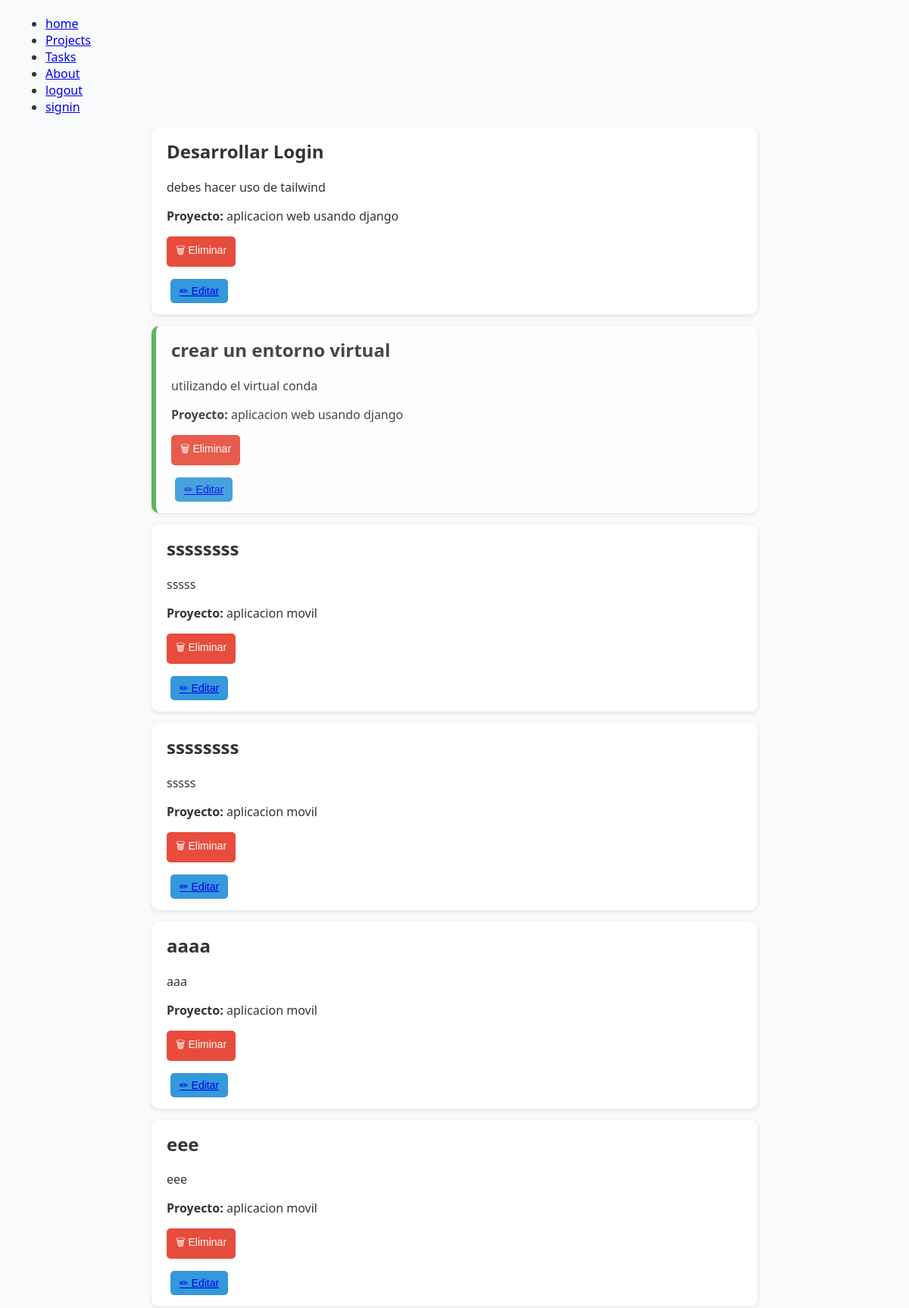
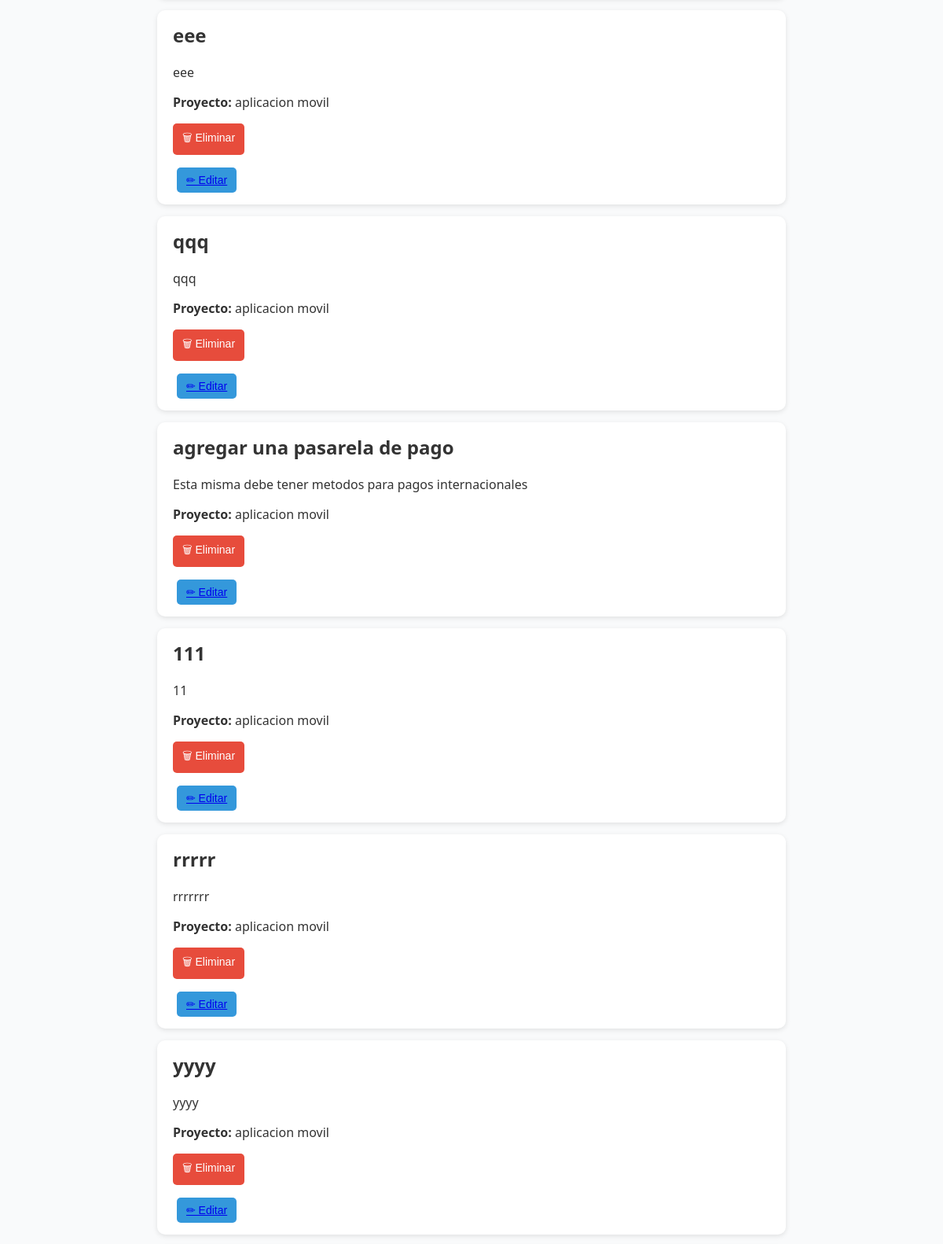
Page /tasks/ (signed in, upper part) on the committed database (2 pictures, top to bottom).
### myapp/models.py (models this page shows, shortened)
class Task(models.Model):
    title = models.CharField(max_length=200)
    description = models.TextField()
    project = models.ForeignKey(Project, on_delete=models.CASCADE)
    done = models.BooleanField(default=False)

class Project(models.Model):
    name = models.CharField(max_length=200)

### myapp/views.py (the view)
# urls.py: path('tasks/', views.tasks, name='tasks'),
def tasks(request):
    tasks = list(Task.objects.all())
    return render(request, "Task/task.html", {"tasks": tasks})

### myapp/templates/Task/task.html (shortened to what this page needs)
{% extends 'layouts/navbar.html' %}
{% load static %}
{% block content %}
<link rel="stylesheet" href="{% static 'Task/style.css' %}">
<div class="task-container">
    {% for task in tasks %}
    <div class="task-card {% if task.done %}done{% endif %}">
        <h2>{{ task.title }}</h2>
        <p>{{ task.description }}</p>
        <p><strong>Proyecto:</strong> {{ task.project.name }}</p>
        <div class="actions">
            <form action="{% url 'tasks_delete' task.id %}" method="post">
                <button class="btn-delete" type="submit" onclick="return confirm('¿Estás seguro de que deseas eliminar esta tarea?')">🗑 Eliminar</button>
            </form>
            <button class="btn-update">
            <a href="{% url 'tasks_edit' task.id %}">✏ Editar</a>
            </button>
        </div>
    </div>
    {% endfor %}
</div>
{% endblock %}

### myapp/static/Task/style.css (style rules this page uses)
.task-container { max-width: 800px; margin: 0 auto; }
.task-card { background: white; border-radius: 10px; padding: 15px 20px; margin-bottom: 15px; box-shadow: 0 2px 6px rgba(0,0,0,0.1); transition: transform 0.2s ease; }
.task-card.done { border-left: 6px solid #4CAF50; opacity: 0.9; }
.task-card h2 { margin-top: 0; }
.actions { margin-top: 10px; }
button { border: none; padding: 8px 12px; border-radius: 5px; cursor: pointer; font-size: 14px; transition: background 0.3s ease; }
.btn-delete { background: #e74c3c; color: white; }
.btn-update { background: #3498db; color: white; margin-left: 5px; }

### rows in the picture
Task: title "Desarrollar Login", description "debes hacer uso de tailwind", project.name "aplicacion web usando django"
Task: title "crear un entorno virtual", description "utilizando el virtual conda", project.name "aplicacion web usando django"
Task: title "ssssssss", description "sssss", project.name "aplicacion movil"
Task: title "ssssssss", description "sssss", project.name "aplicacion movil"
Task: title "aaaa", description "aaa", project.name "aplicacion movil"
Task: title "eee", description "eee", project.name "aplicacion movil"
Task: title "eee", description "eee", project.name "aplicacion movil"
Task: title "qqq", description "qqq", project.name "aplicacion movil"
Task: title "agregar una pasarela de pago", description "Esta misma debe tener metodos para pagos internacionales", project.name "aplicacion movil"
Task: title "111", description "11", project.name "aplicacion movil"
Task: title "rrrrr", description "rrrrrrr", project.name "aplicacion movil"
Task: title "yyyy", description "yyyy", project.name "aplicacion movil"
